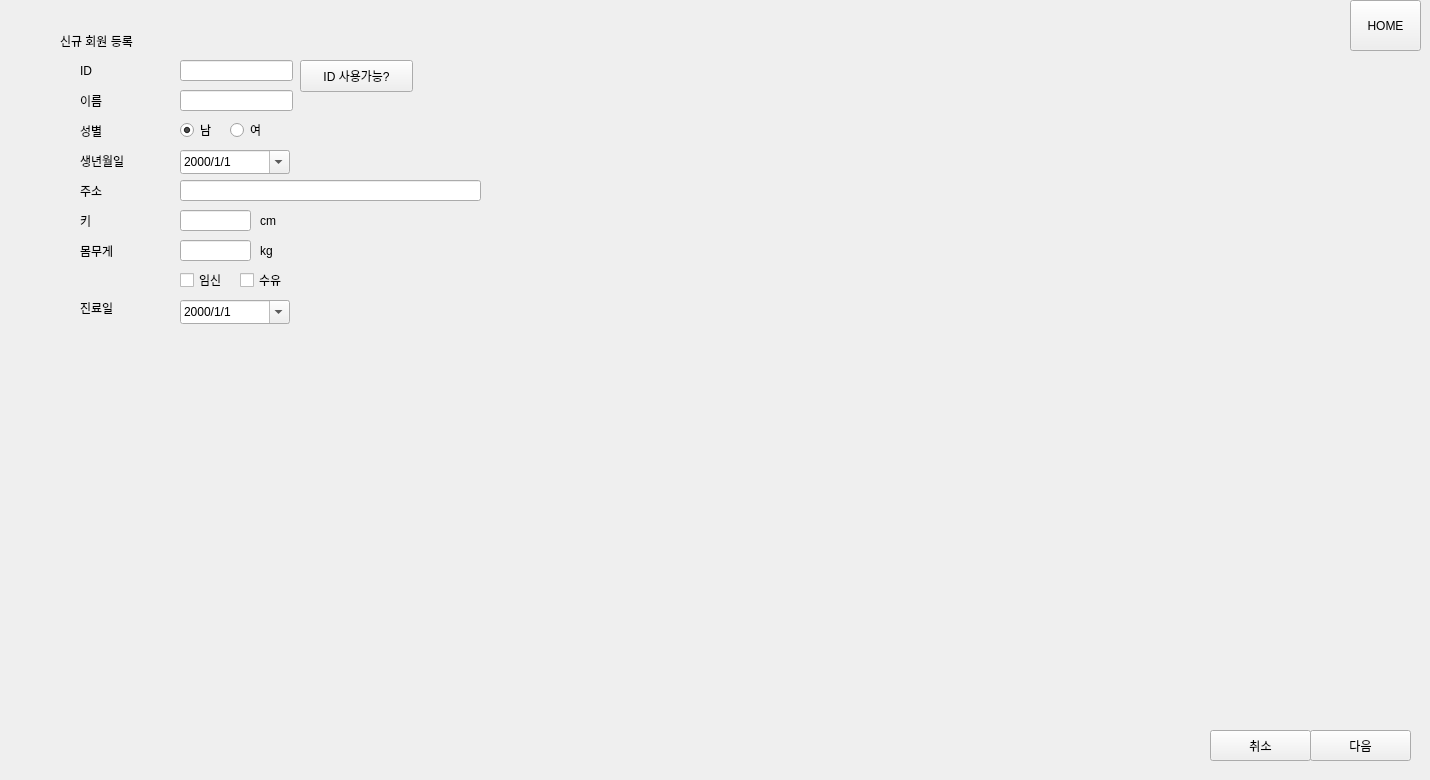
      <widget class="QWidget" name="page_3">
       <widget class="QPushButton" name="btn_home_3">
        <property name="geometry">
         <rect>
          <x>1350</x>
          <y>0</y>
          <width>71</width>
          <height>51</height>
         </rect>
        </property>
        <property name="text">
         <string>HOME</string>
        </property>
       </widget>
       <widget class="QWidget" name="widget_13" native="true">
        <property name="geometry">
         <rect>
          <x>1200</x>
          <y>710</y>
          <width>221</width>
          <height>61</height>
         </rect>
        </property>
        <widget class="QPushButton" name="btn_cancel_3">
         <property name="geometry">
          <rect>
           <x>10</x>
           <y>20</y>
           <width>101</width>
           <height>31</height>
          </rect>
         </property>
         <property name="text">
          <string>취소</string>
         </property>
        </widget>
        <widget class="QPushButton" name="btn_next_3">
         <property name="geometry">
          <rect>
           <x>110</x>
           <y>20</y>
           <width>101</width>
           <height>31</height>
          </rect>
         </property>
         <property name="text">
          <string>다음</string>
         </property>
        </widget>
       </widget>
       <widget class="QWidget" name="widget_54" native="true">
        <property name="geometry">
         <rect>
          <x>40</x>
          <y>20</y>
          <width>521</width>
          <height>431</height>
         </rect>
        </property>
        <widget class="QDateEdit" name="dateEdit_lastOfficeVisit_3">
         <property name="geometry">
          <rect>
           <x>140</x>
           <y>280</y>
           <width>110</width>
           <height>24</height>
          </rect>
         </property>
         <property name="displayFormat">
          <string>yyyy/M/d</string>
         </property>
         <property name="calendarPopup">
          <bool>true</bool>
         </property>
        </widget>
        <widget class="QLabel" name="label_6">
         <property name="geometry">
          <rect>
           <x>40</x>
           <y>100</y>
           <width>60</width>
           <height>21</height>
          </rect>
         </property>
         <property name="text">
          <string>성별</string>
         </property>
        </widget>
        <widget class="QLabel" name="label_12">
         <property name="geometry">
          <rect>
           <x>40</x>
           <y>220</y>
           <width>60</width>
           <height>21</height>
          </rect>
         </property>
         <property name="text">
          <string>몸무게</string>
         </property>
        </widget>
        <widget class="QLabel" name="label_10">
         <property name="geometry">
          <rect>
           <x>40</x>
           <y>280</y>
           <width>60</width>
           <height>16</height>
          </rect>
         </property>
         <property name="text">
          <string>진료일</string>
         </property>
        </widget>
        <widget class="QRadioButton" name="radioBtn_female_3">
         <property name="geometry">
          <rect>
           <x>190</x>
           <y>100</y>
           <width>71</width>
           <height>20</height>
          </rect>
         </property>
         <property name="text">
          <string>여</string>
         </property>
        </widget>
        <widget class="QLineEdit" name="lineEdit_address_3">
         <property name="geometry">
          <rect>
           <x>140</x>
           <y>160</y>
           <width>301</width>
           <height>21</height>
          </rect>
         </property>
        </widget>
        <widget class="QRadioButton" name="radioBtn_male_3">
         <property name="geometry">
          <rect>
           <x>140</x>
           <y>100</y>
           <width>51</width>
           <height>20</height>
          </rect>
         </property>
         <property name="text">
          <string>남</string>
         </property>
         <property name="checked">
          <bool>true</bool>
         </property>
        </widget>
        <widget class="QPushButton" name="btn_checkUniqID_3">
         <property name="geometry">
          <rect>
           <x>260</x>
           <y>40</y>
           <width>113</width>
           <height>32</height>
          </rect>
         </property>
         <property name="text">
          <string>ID 사용가능?</string>
         </property>
        </widget>
        <widget class="QLineEdit" name="lineEdit_ID_3">
         <property name="geometry">
          <rect>
           <x>140</x>
           <y>40</y>
           <width>113</width>
           <height>21</height>
          </rect>
         </property>
        </widget>
        <widget class="QCheckBox" name="ckBox_preg_3">
         <property name="geometry">
          <rect>
           <x>140</x>
           <y>250</y>
           <width>61</width>
           <height>20</height>
          </rect>
         </property>
         <property name="text">
          <string>임신</string>
         </property>
        </widget>
        <widget class="QLineEdit" name="lineEdit_weight_3">
         <property name="geometry">
          <rect>
           <x>140</x>
           <y>220</y>
           <width>71</width>
           <height>21</height>
          </rect>
         </property>
        </widget>
        <widget class="QLabel" name="label_3">
         <property name="geometry">
          <rect>
           <x>20</x>
           <y>10</y>
           <width>151</width>
           <height>21</height>
          </rect>
         </property>
         <property name="text">
          <string>신규 회원 등록</string>
         </property>
        </widget>
        <widget class="QLineEdit" name="lineEdit_name_3">
         <property name="geometry">
          <rect>
           <x>140</x>
           <y>70</y>
           <width>113</width>
           <height>21</height>
          </rect>
         </property>
        </widget>
        <widget class="QLabel" name="label_8">
         <property name="geometry">
          <rect>
           <x>40</x>
           <y>160</y>
           <width>60</width>
           <height>21</height>
          </rect>
         </property>
         <property name="text">
          <string>주소</string>
         </property>
        </widget>
        <widget class="QDateEdit" name="dateEdit_birthdate_3">
         <property name="geometry">
          <rect>
           <x>140</x>
           <y>130</y>
           <width>110</width>
           <height>24</height>
          </rect>
         </property>
         <property name="minimumDateTime">
          <datetime>
           <hour>0</hour>
           <minute>0</minute>
           <second>0</second>
           <year>1900</year>
           <month>1</month>
           <day>1</day>
          </datetime>
         </property>
         <property name="minimumDate">
          <date>
           <year>1900</year>
           <month>1</month>
           <day>1</day>
          </date>
         </property>
         <property name="displayFormat">
          <string>yyyy/M/d</string>
         </property>
         <property name="calendarPopup">
          <bool>true</bool>
         </property>
        </widget>
        <widget class="QLabel" name="label_24">
         <property name="geometry">
          <rect>
           <x>220</x>
           <y>190</y>
           <width>60</width>
           <height>21</height>
          </rect>
         </property>
         <property name="text">
          <string>cm</string>
         </property>
        </widget>
        <widget class="QCheckBox" name="ckBox_bFeeding_3">
         <property name="geometry">
          <rect>
           <x>200</x>
           <y>250</y>
           <width>61</width>
           <height>20</height>
          </rect>
         </property>
         <property name="text">
          <string>수유</string>
         </property>
        </widget>
        <widget class="QLabel" name="label_11">
         <property name="geometry">
          <rect>
           <x>40</x>
           <y>190</y>
           <width>60</width>
           <height>21</height>
          </rect>
         </property>
         <property name="text">
          <string>키</string>
         </property>
        </widget>
        <widget class="QLineEdit" name="lineEdit_height_3">
         <property name="geometry">
          <rect>
           <x>140</x>
           <y>190</y>
           <width>71</width>
           <height>21</height>
          </rect>
         </property>
        </widget>
        <widget class="QLabel" name="label_7">
         <property name="geometry">
          <rect>
           <x>40</x>
           <y>130</y>
           <width>60</width>
           <height>21</height>
          </rect>
         </property>
         <property name="text">
          <string>생년월일</string>
         </property>
        </widget>
        <widget class="QLabel" name="label_4">
         <property name="geometry">
          <rect>
           <x>40</x>
           <y>40</y>
           <width>60</width>
           <height>21</height>
          </rect>
         </property>
         <property name="text">
          <string>ID</string>
         </property>
        </widget>
        <widget class="QLabel" name="label_13">
         <property name="geometry">
          <rect>
           <x>220</x>
           <y>220</y>
           <width>60</width>
           <height>21</height>
          </rect>
         </property>
         <property name="text">
          <string>kg</string>
         </property>
        </widget>
        <widget class="QLabel" name="label_5">
         <property name="geometry">
          <rect>
           <x>40</x>
           <y>70</y>
           <width>60</width>
           <height>21</height>
          </rect>
         </property>
         <property name="text">
          <string>이름</string>
         </property>
        </widget>
       </widget>
      </widget>
